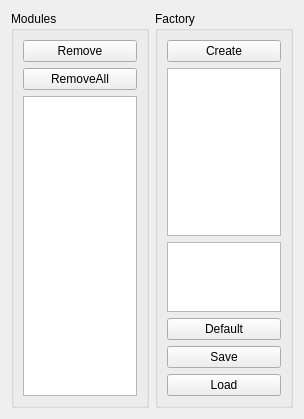
<?xml version="1.0" encoding="UTF-8"?>
<ui version="4.0">
 <class>QModularManagerWidget</class>
 <widget class="QWidget" name="QModularManagerWidget">
  <property name="geometry">
   <rect>
    <x>0</x>
    <y>0</y>
    <width>304</width>
    <height>419</height>
   </rect>
  </property>
  <property name="windowTitle">
   <string>Form</string>
  </property>
  <layout class="QHBoxLayout" name="horizontalLayout">
   <item>
    <widget class="QGroupBox" name="groupBox_Modules">
     <property name="title">
      <string>Modules</string>
     </property>
     <layout class="QVBoxLayout" name="verticalLayout_3">
      <item>
       <widget class="QPushButton" name="pushButton_Remove">
        <property name="text">
         <string>Remove</string>
        </property>
       </widget>
      </item>
      <item>
       <widget class="QPushButton" name="pushButton_RemoveAll">
        <property name="text">
         <string>RemoveAll</string>
        </property>
       </widget>
      </item>
      <item>
       <widget class="QListWidget" name="listWidget_ModuleNames">
        <property name="selectionMode">
         <enum>QAbstractItemView::SingleSelection</enum>
        </property>
       </widget>
      </item>
     </layout>
    </widget>
   </item>
   <item>
    <widget class="QGroupBox" name="groupBox_Factory">
     <property name="title">
      <string>Factory</string>
     </property>
     <layout class="QVBoxLayout" name="verticalLayout_2">
      <item>
       <widget class="QPushButton" name="pushButton_Create">
        <property name="text">
         <string>Create</string>
        </property>
       </widget>
      </item>
      <item>
       <widget class="QListWidget" name="listWidget_ModuleCategories">
        <property name="sizePolicy">
         <sizepolicy hsizetype="Expanding" vsizetype="Expanding">
          <horstretch>0</horstretch>
          <verstretch>0</verstretch>
         </sizepolicy>
        </property>
       </widget>
      </item>
      <item>
       <widget class="QListWidget" name="listWidget_ModuleTypes">
        <property name="sizePolicy">
         <sizepolicy hsizetype="Expanding" vsizetype="Expanding">
          <horstretch>0</horstretch>
          <verstretch>3</verstretch>
         </sizepolicy>
        </property>
       </widget>
      </item>
      <item>
       <widget class="QPushButton" name="pushButton_Default">
        <property name="text">
         <string>Default</string>
        </property>
       </widget>
      </item>
      <item>
       <widget class="QPushButton" name="pushButton_Save">
        <property name="text">
         <string>Save</string>
        </property>
       </widget>
      </item>
      <item>
       <widget class="QPushButton" name="pushButton_Load">
        <property name="text">
         <string>Load</string>
        </property>
       </widget>
      </item>
     </layout>
    </widget>
   </item>
  </layout>
 </widget>
 <resources/>
 <connections/>
</ui>
